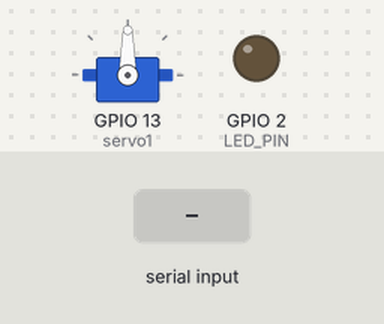
A sketch run on a simulated ESP32. Parts: servo, output pins drawn as LEDs (lit = HIGH). Inputs (shaded band) come from the test bench. Nothing arrives over Bluetooth unless stated; what the sketch prints to the serial monitor is not drawn.

Above: at 1.2 s.
1.3 s: "1" received over the second serial link
At 1.9 s:
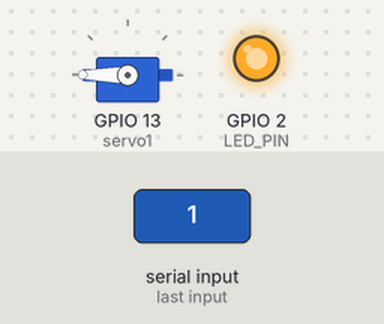
2.8 s: "0" received over the second serial link
At 4.2 s:
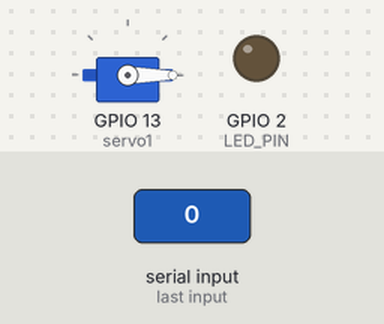
Timing chart, 0 to 5.8 s (numbered marks = the images above; inputs shaded):
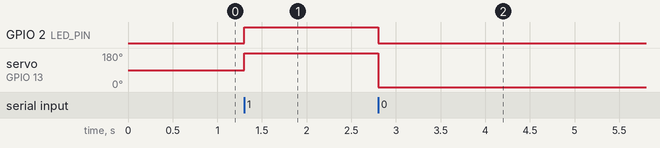

The sketch:

mit.ino
```cpp
#include <BluetoothSerial.h>

BluetoothSerial SerialBT;

#include <ESP32Servo.h>

Servo servo1;

#define LED_PIN 2

void setup() {
  SerialBT.begin("ESP32-Bluetooth");
  pinMode(LED_PIN, OUTPUT);
  servo1.attach(13);
  Serial.begin(9600);
}

void loop() {
  Serial.println(SerialBT.read());

  if (SerialBT.available()) {
    char c = SerialBT.read();
    if (c == '1') {
      digitalWrite(LED_PIN, HIGH);
      servo1.write(180);
      SerialBT.println("LED ON");
    } else if (c == '0') {
      digitalWrite(LED_PIN, LOW);
      servo1.write(0);
      SerialBT.println("LED OFF");
    }
  }
}
```

Measured:
- after the input at 1.3 s, GPIO 2 (LED_PIN): LOW → HIGH at once; servo on GPIO 13 (servo1): 90° → 180° at once
- after the input at 2.8 s, GPIO 2 (LED_PIN): HIGH → LOW at once; servo on GPIO 13 (servo1): 180° → 0° at once
